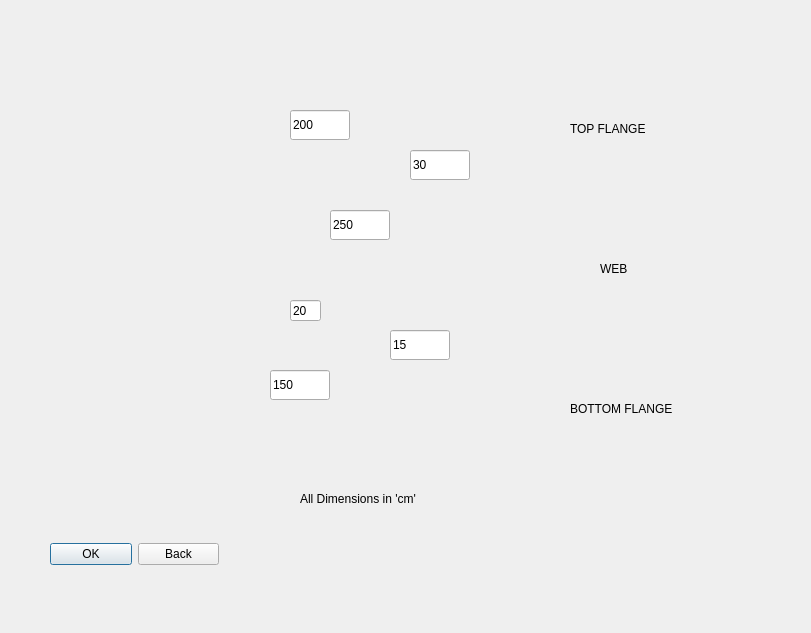
<?xml version="1.0" encoding="UTF-8"?>
<ui version="4.0">
 <class>ise</class>
 <widget class="QDialog" name="ise">
  <property name="geometry">
   <rect>
    <x>0</x>
    <y>0</y>
    <width>811</width>
    <height>633</height>
   </rect>
  </property>
  <property name="windowTitle">
   <string>I-Section</string>
  </property>
  <widget class="QLineEdit" name="tfd_isect_le">
   <property name="geometry">
    <rect>
     <x>410</x>
     <y>150</y>
     <width>60</width>
     <height>30</height>
    </rect>
   </property>
   <property name="text">
    <string>30</string>
   </property>
  </widget>
  <widget class="QLineEdit" name="bfd_isect_le">
   <property name="geometry">
    <rect>
     <x>390</x>
     <y>330</y>
     <width>60</width>
     <height>30</height>
    </rect>
   </property>
   <property name="text">
    <string>15</string>
   </property>
  </widget>
  <widget class="QLineEdit" name="bfb_isect_le">
   <property name="geometry">
    <rect>
     <x>270</x>
     <y>370</y>
     <width>60</width>
     <height>30</height>
    </rect>
   </property>
   <property name="toolTip">
    <string>&lt;html&gt;&lt;head/&gt;&lt;body&gt;&lt;p&gt;Enter a value greater than the breadth of the web!&lt;/p&gt;&lt;/body&gt;&lt;/html&gt;</string>
   </property>
   <property name="text">
    <string>150</string>
   </property>
  </widget>
  <widget class="QLineEdit" name="wd_isect_le">
   <property name="geometry">
    <rect>
     <x>330</x>
     <y>210</y>
     <width>60</width>
     <height>30</height>
    </rect>
   </property>
   <property name="text">
    <string>250</string>
   </property>
  </widget>
  <widget class="QLineEdit" name="wb_isect_le">
   <property name="geometry">
    <rect>
     <x>290</x>
     <y>300</y>
     <width>31</width>
     <height>21</height>
    </rect>
   </property>
   <property name="toolTip">
    <string>&lt;html&gt;&lt;head/&gt;&lt;body&gt;&lt;p&gt;Enter a value lesser than the breadth of the top and the bottom flanges!&lt;/p&gt;&lt;/body&gt;&lt;/html&gt;</string>
   </property>
   <property name="text">
    <string>20</string>
   </property>
  </widget>
  <widget class="QLineEdit" name="tfb_isect_le">
   <property name="geometry">
    <rect>
     <x>290</x>
     <y>110</y>
     <width>60</width>
     <height>30</height>
    </rect>
   </property>
   <property name="toolTip">
    <string>&lt;html&gt;&lt;head/&gt;&lt;body&gt;&lt;p&gt;Enter a value greater than the breadth of the web!&lt;/p&gt;&lt;/body&gt;&lt;/html&gt;</string>
   </property>
   <property name="text">
    <string>200</string>
   </property>
  </widget>
  <widget class="QLabel" name="label">
   <property name="geometry">
    <rect>
     <x>300</x>
     <y>490</y>
     <width>171</width>
     <height>18</height>
    </rect>
   </property>
   <property name="text">
    <string>All Dimensions in 'cm'</string>
   </property>
  </widget>
  <widget class="QLabel" name="label_2">
   <property name="geometry">
    <rect>
     <x>570</x>
     <y>120</y>
     <width>101</width>
     <height>18</height>
    </rect>
   </property>
   <property name="text">
    <string>TOP FLANGE</string>
   </property>
  </widget>
  <widget class="QLabel" name="label_3">
   <property name="geometry">
    <rect>
     <x>600</x>
     <y>260</y>
     <width>41</width>
     <height>18</height>
    </rect>
   </property>
   <property name="text">
    <string>WEB</string>
   </property>
  </widget>
  <widget class="QLabel" name="label_4">
   <property name="geometry">
    <rect>
     <x>570</x>
     <y>400</y>
     <width>131</width>
     <height>18</height>
    </rect>
   </property>
   <property name="text">
    <string>BOTTOM FLANGE</string>
   </property>
  </widget>
  <widget class="QWidget" name="layoutWidget">
   <property name="geometry">
    <rect>
     <x>50</x>
     <y>540</y>
     <width>169</width>
     <height>29</height>
    </rect>
   </property>
   <layout class="QHBoxLayout" name="horizontalLayout">
    <item>
     <widget class="QPushButton" name="i_section_ok">
      <property name="text">
       <string>OK</string>
      </property>
     </widget>
    </item>
    <item>
     <widget class="QPushButton" name="i_section_back">
      <property name="text">
       <string>Back</string>
      </property>
     </widget>
    </item>
   </layout>
  </widget>
 </widget>
 <resources/>
 <connections/>
</ui>
